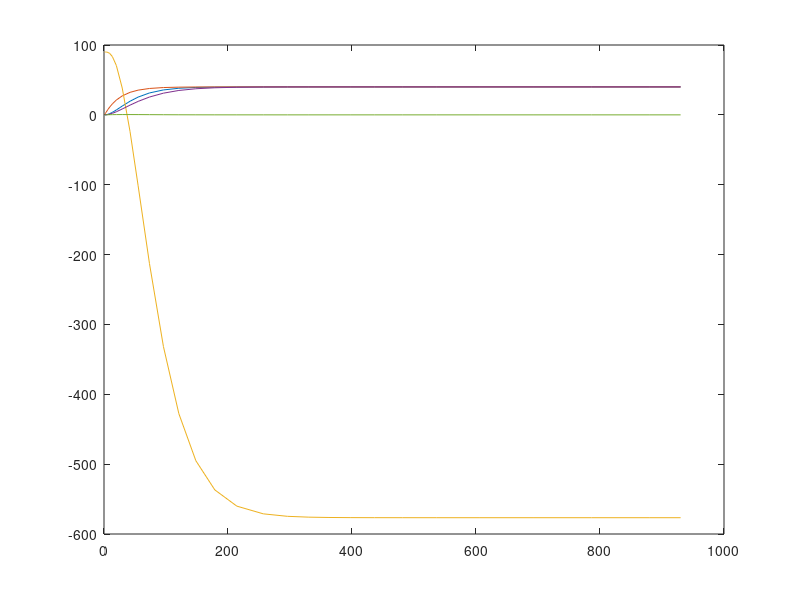

Write the MATLAB code that produced this figure. (Note: this script raises an error after producing the figure.)
ax = 0.04;
ag = 0.03;
Kx = [20 10];
Kg = 0.1 * Kx;
UI = 2; Ucho = 10 * UI
figure;
f = @(t, z) [
    -ax * z(1) + ax*z(2);                   % eqn 17
    -ax * z(2) + Kx(1) * ax * UI ;                % eqn 18 
    -z(1) + z(4);                           % eqn 14
    z(5);                                   % eqn 15
    -2*ag*z(5) - ag^2 * z(4) + Kg(1) * ag^2 * Ucho % eqn 16
    ];
BG_u = ode45(f, 1:1:930, [0 0 90 0 0]);
plot(BG_u.x, BG_u.y)

%%
syms kg ag G s;
F1 = (1/s) * (kg / (1 + s*(1/ag))^2) + (1/s)*G;
f1 = ilaplace(F1);

t = 1:1:930;
G = 90;
kg = 2;
ag = 0.03;
f1 = G + kg + kg*exp(-ag*t) - ag*kg*t.*exp(-ag*t);
plot(t, f1);